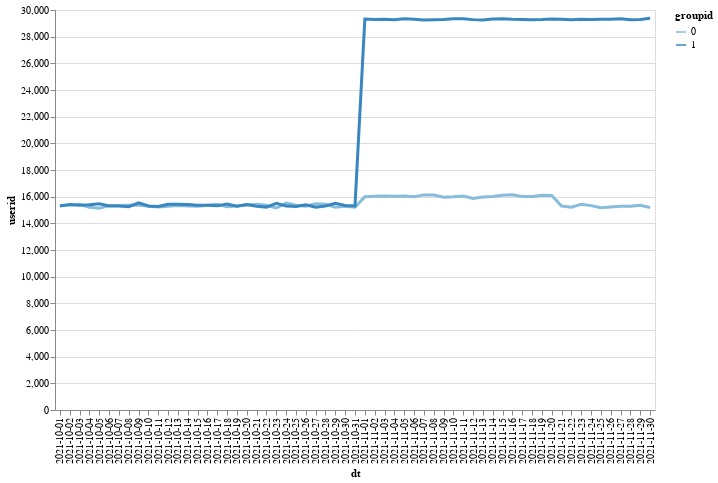

The cell this chart's notebook holds for it:
### Code cell
alt.Chart(data_act.query('activity_level > 0').groupby(['dt', 'groupid']).count().reset_index()).mark_line(size=3).encode(
    alt.X('dt'),
    alt.Y('userid'),
    color='groupid:O',
    tooltip=['userid']
).properties(
    width=600,
    height=400
)

### Figure 1 — Vega-Lite specification as saved in the notebook (floating-point values rounded to 4 significant figures)
{"config": {"view": {"continuousWidth": 400, "continuousHeight": 300}}, "data": {"name": "data-394a1331192842b66704340d6621c3c8"}, "mark": {"type": "line", "size": 3}, "encoding": {"color": {"type": "ordinal", "field": "groupid"}, "tooltip": [{"type": "quantitative", "field": "userid"}], "x": {"type": "nominal", "field": "dt"}, "y": {"type": "quantitative", "field": "userid"}}, "height": 400, "width": 600, "$schema": "https://vega.github.io/schema/vega-lite/v4.8.1.json", "datasets": {"data-394a1331192842b66704340d6621c3c8": [{"dt": "2021-10-01", "groupid": 0, "userid": 15337, "activity_level": 15337}, {"dt": "2021-10-01", "groupid": 1, "userid": 15297, "activity_level": 15297}, {"dt": "2021-10-02", "groupid": 0, "userid": 15354, "activity_level": 15354}, {"dt": "2021-10-02", "groupid": 1, "userid": 15421, "activity_level": 15421}, {"dt": "2021-10-03", "groupid": 0, "userid": 15423, "activity_level": 15423}, {"dt": "2021-10-03", "groupid": 1, "userid": 15362, "activity_level": 15362}, {"dt": "2021-10-04", "groupid": 0, "userid": 15211, "activity_level": 15211}, {"dt": "2021-10-04", "groupid": 1, "userid": 15388, "activity_level": 15388}, {"dt": "2021-10-05", "groupid": 0, "userid": 15126, "activity_level": 15126}, {"dt": "2021-10-05", "groupid": 1, "userid": 15462, "activity_level": 15462}, {"dt": "2021-10-06", "groupid": 0, "userid": 15335, "activity_level": 15335}, {"dt": "2021-10-06", "groupid": 1, "userid": 15304, "activity_level": 15304}, {"dt": "2021-10-07", "groupid": 0, "userid": 15346, "activity_level": 15346}, {"dt": "2021-10-07", "groupid": 1, "userid": 15291, "activity_level": 15291}, {"dt": "2021-10-08", "groupid": 0, "userid": 15357, "activity_level": 15357}, {"dt": "2021-10-08", "groupid": 1, "userid": 15243, "activity_level": 15243}, {"dt": "2021-10-09", "groupid": 0, "userid": 15371, "activity_level": 15371}, {"dt": "2021-10-09", "groupid": 1, "userid": 15531, "activity_level": 15531}, {"dt": "2021-10-10", "groupid": 0, "userid": 15277, "activity_level": 15277}, {"dt": "2021-10-10", "groupid": 1, "userid": 15304, "activity_level": 15304}, {"dt": "2021-10-11", "groupid": 0, "userid": 15226, "activity_level": 15226}, {"dt": "2021-10-11", "groupid": 1, "userid": 15263, "activity_level": 15263}, {"dt": "2021-10-12", "groupid": 0, "userid": 15290, "activity_level": 15290}, {"dt": "2021-10-12", "groupid": 1, "userid": 15425, "activity_level": 15425}, {"dt": "2021-10-13", "groupid": 0, "userid": 15334, "activity_level": 15334}, {"dt": "2021-10-13", "groupid": 1, "userid": 15427, "activity_level": 15427}, {"dt": "2021-10-14", "groupid": 0, "userid": 15295, "activity_level": 15295}, {"dt": "2021-10-14", "groupid": 1, "userid": 15421, "activity_level": 15421}, {"dt": "2021-10-15", "groupid": 0, "userid": 15277, "activity_level": 15277}, {"dt": "2021-10-15", "groupid": 1, "userid": 15360, "activity_level": 15360}, {"dt": "2021-10-16", "groupid": 0, "userid": 15348, "activity_level": 15348}, {"dt": "2021-10-16", "groupid": 1, "userid": 15360, "activity_level": 15360}, {"dt": "2021-10-17", "groupid": 0, "userid": 15430, "activity_level": 15430}, {"dt": "2021-10-17", "groupid": 1, "userid": 15311, "activity_level": 15311}, {"dt": "2021-10-18", "groupid": 0, "userid": 15244, "activity_level": 15244}, {"dt": "2021-10-18", "groupid": 1, "userid": 15450, "activity_level": 15450}, {"dt": "2021-10-19", "groupid": 0, "userid": 15303, "activity_level": 15303}, {"dt": "2021-10-19", "groupid": 1, "userid": 15284, "activity_level": 15284}, {"dt": "2021-10-20", "groupid": 0, "userid": 15382, "activity_level": 15382}, {"dt": "2021-10-20", "groupid": 1, "userid": 15413, "activity_level": 15413}, {"dt": "2021-10-21", "groupid": 0, "userid": 15431, "activity_level": 15431}, {"dt": "2021-10-21", "groupid": 1, "userid": 15274, "activity_level": 15274}, {"dt": "2021-10-22", "groupid": 0, "userid": 15356, "activity_level": 15356}, {"dt": "2021-10-22", "groupid": 1, "userid": 15217, "activity_level": 15217}, {"dt": "2021-10-23", "groupid": 0, "userid": 15151, "activity_level": 15151}, {"dt": "2021-10-23", "groupid": 1, "userid": 15494, "activity_level": 15494}, {"dt": "2021-10-24", "groupid": 0, "userid": 15512, "activity_level": 15512}, {"dt": "2021-10-24", "groupid": 1, "userid": 15303, "activity_level": 15303}, {"dt": "2021-10-25", "groupid": 0, "userid": 15351, "activity_level": 15351}, {"dt": "2021-10-25", "groupid": 1, "userid": 15265, "activity_level": 15265}, {"dt": "2021-10-26", "groupid": 0, "userid": 15280, "activity_level": 15280}, {"dt": "2021-10-26", "groupid": 1, "userid": 15393, "activity_level": 15393}, {"dt": "2021-10-27", "groupid": 0, "userid": 15459, "activity_level": 15459}, {"dt": "2021-10-27", "groupid": 1, "userid": 15202, "activity_level": 15202}, {"dt": "2021-10-28", "groupid": 0, "userid": 15434, "activity_level": 15434}, {"dt": "2021-10-28", "groupid": 1, "userid": 15300, "activity_level": 15300}, {"dt": "2021-10-29", "groupid": 0, "userid": 15214, "activity_level": 15214}, {"dt": "2021-10-29", "groupid": 1, "userid": 15509, "activity_level": 15509}, {"dt": "2021-10-30", "groupid": 0, "userid": 15285, "activity_level": 15285}, {"dt": "2021-10-30", "groupid": 1, "userid": 15343, "activity_level": 15343}, {"dt": "2021-10-31", "groupid": 0, "userid": 15208, "activity_level": 15208}, {"dt": "2021-10-31", "groupid": 1, "userid": 15311, "activity_level": 15311}, {"dt": "2021-11-01", "groupid": 0, "userid": 15989, "activity_level": 15989}, {"dt": "2021-11-01", "groupid": 1, "userid": 29318, "activity_level": 29318}, {"dt": "2021-11-02", "groupid": 0, "userid": 16024, "activity_level": 16024}, {"dt": "2021-11-02", "groupid": 1, "userid": 29289, "activity_level": 29289}, {"dt": "2021-11-03", "groupid": 0, "userid": 16049, "activity_level": 16049}, {"dt": "2021-11-03", "groupid": 1, "userid": 29306, "activity_level": 29306}, {"dt": "2021-11-04", "groupid": 0, "userid": 16040, "activity_level": 16040}, {"dt": "2021-11-04", "groupid": 1, "userid": 29267, "activity_level": 29267}, {"dt": "2021-11-05", "groupid": 0, "userid": 16045, "activity_level": 16045}, {"dt": "2021-11-05", "groupid": 1, "userid": 29336, "activity_level": 29336}, {"dt": "2021-11-06", "groupid": 0, "userid": 15991, "activity_level": 15991}, {"dt": "2021-11-06", "groupid": 1, "userid": 29306, "activity_level": 29306}, {"dt": "2021-11-07", "groupid": 0, "userid": 16133, "activity_level": 16133}, {"dt": "2021-11-07", "groupid": 1, "userid": 29255, "activity_level": 29255}, {"dt": "2021-11-08", "groupid": 0, "userid": 16119, "activity_level": 16119}, {"dt": "2021-11-08", "groupid": 1, "userid": 29263, "activity_level": 29263}, {"dt": "2021-11-09", "groupid": 0, "userid": 15953, "activity_level": 15953}, {"dt": "2021-11-09", "groupid": 1, "userid": 29286, "activity_level": 29286}, {"dt": "2021-11-10", "groupid": 0, "userid": 15990, "activity_level": 15990}, {"dt": "2021-11-10", "groupid": 1, "userid": 29340, "activity_level": 29340}, {"dt": "2021-11-11", "groupid": 0, "userid": 16045, "activity_level": 16045}, {"dt": "2021-11-11", "groupid": 1, "userid": 29349, "activity_level": 29349}, {"dt": "2021-11-12", "groupid": 0, "userid": 15859, "activity_level": 15859}, {"dt": "2021-11-12", "groupid": 1, "userid": 29278, "activity_level": 29278}, {"dt": "2021-11-13", "groupid": 0, "userid": 15973, "activity_level": 15973}, {"dt": "2021-11-13", "groupid": 1, "userid": 29258, "activity_level": 29258}, {"dt": "2021-11-14", "groupid": 0, "userid": 16016, "activity_level": 16016}, {"dt": "2021-11-14", "groupid": 1, "userid": 29322, "activity_level": 29322}, {"dt": "2021-11-15", "groupid": 0, "userid": 16112, "activity_level": 16112}, {"dt": "2021-11-15", "groupid": 1, "userid": 29337, "activity_level": 29337}, {"dt": "2021-11-16", "groupid": 0, "userid": 16147, "activity_level": 16147}, {"dt": "2021-11-16", "groupid": 1, "userid": 29300, "activity_level": 29300}, {"dt": "2021-11-17", "groupid": 0, "userid": 16015, "activity_level": 16015}, {"dt": "2021-11-17", "groupid": 1, "userid": 29296, "activity_level": 29296}, {"dt": "2021-11-18", "groupid": 0, "userid": 16007, "activity_level": 16007}, {"dt": "2021-11-18", "groupid": 1, "userid": 29274, "activity_level": 29274}, {"dt": "2021-11-19", "groupid": 0, "userid": 16104, "activity_level": 16104}, {"dt": "2021-11-19", "groupid": 1, "userid": 29292, "activity_level": 29292}, {"dt": "2021-11-20", "groupid": 0, "userid": 16090, "activity_level": 16090}, {"dt": "2021-11-20", "groupid": 1, "userid": 29329, "activity_level": 29329}, {"dt": "2021-11-21", "groupid": 0, "userid": 15294, "activity_level": 15294}, {"dt": "2021-11-21", "groupid": 1, "userid": 29309, "activity_level": 29309}, {"dt": "2021-11-22", "groupid": 0, "userid": 15207, "activity_level": 15207}, {"dt": "2021-11-22", "groupid": 1, "userid": 29278, "activity_level": 29278}, {"dt": "2021-11-23", "groupid": 0, "userid": 15424, "activity_level": 15424}, {"dt": "2021-11-23", "groupid": 1, "userid": 29300, "activity_level": 29300}, {"dt": "2021-11-24", "groupid": 0, "userid": 15328, "activity_level": 15328}, {"dt": "2021-11-24", "groupid": 1, "userid": 29287, "activity_level": 29287}, {"dt": "2021-11-25", "groupid": 0, "userid": 15163, "activity_level": 15163}, {"dt": "2021-11-25", "groupid": 1, "userid": 29301, "activity_level": 29301}, {"dt": "2021-11-26", "groupid": 0, "userid": 15226, "activity_level": 15226}, {"dt": "2021-11-26", "groupid": 1, "userid": 29303, "activity_level": 29303}, {"dt": "2021-11-27", "groupid": 0, "userid": 15286, "activity_level": 15286}, {"dt": "2021-11-27", "groupid": 1, "userid": 29350, "activity_level": 29350}, {"dt": "2021-11-28", "groupid": 0, "userid": 15283, "activity_level": 15283}, {"dt": "2021-11-28", "groupid": 1, "userid": 29273, "activity_level": 29273}, {"dt": "2021-11-29", "groupid": 0, "userid": 15356, "activity_level": 15356}, {"dt": "2021-11-29", "groupid": 1, "userid": 29289, "activity_level": 29289}, {"dt": "2021-11-30", "groupid": 0, "userid": 15192, "activity_level": 15192}, {"dt": "2021-11-30", "groupid": 1, "userid": 29382, "activity_level": 29382}]}}
